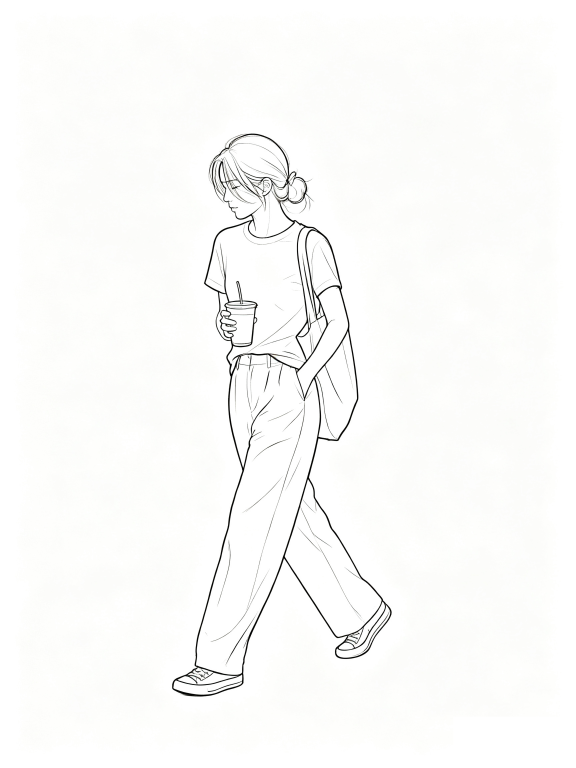
#> input picture scripts/1.png, 1728 x 2304 px (shown at 1/3 size)
$ python -i run_template.py   (imports and definitions only)
#> lines starting #> are read from the running program, lines starting #| are printed output that depends on the picture; after the words box and inside, x2 and y2 are one past the last pixel; in counts of white or black regions, pixels touching at a corner belong together
#> further down, picture is the input picture: PIL image 1728x2304 RGBA; mean R, G, B, A 250.6, 250.7, 249.4, 255
### scripts/gpt_image2.py
#!/usr/bin/env python3
# -*- coding: utf-8 -*-
"""
多平台图片生成 / 编辑 API 脚本 (仅标准库, 零依赖)

支持平台 (前端可切换):
  - hapi           HAPI 三方中转 gpt-image-2   https://image.hapiopen.cc                OpenAI 兼容 · 同步
  - mass           MaaS (mass.hzxmfg.com)      https://mass.hzxmfg.com/v1               OpenAI 兼容 · 异步任务轮询
  - qianwen_payg   千问 AI · 按量付费           https://dashscope.aliyuncs.com/api/v1     DashScope 原生 · 异步任务
  - qianwen_token  千问 AI · Token Plan         https://token-plan.cn-beijing.maas.aliyuncs.com/api/v1 · 异步任务

功能:
  - 文生图   同步: POST /images/generations (OpenAI 兼容, HAPI); 异步: POST /v1/generations -> GET /v1/generations/{id} (MaaS)
  - 文生图/编辑 千问: POST /services/aigc/multimodal-generation/generation (X-DashScope-Async) -> GET /tasks/{task_id}
  - 多图编辑 POST /images/edits        (多张参考图: 一次处理 / 批量处理; MaaS 用 image_url data URL; 千问用 input.messages image)
  - 尺寸控制: auto / WxH / W:H(宽高比) / from-image(按输入图宽高自适应) (千问自动转 W*H)
  - 内置 HTTP 服务: 托管同目录 gpt_image2.html 并代理图片请求, API Key 不出本机

API Key: 各平台优先取请求携带的 Key(页面输入, 存浏览器 localStorage), 其次服务端环境变量
  - HAPI:          HAPI_API_KEY
  - MaaS:          MASS_API_KEY
  - 千问按量:      QIANWEN_API_KEY
  - 千问TokenPlan: QIANWEN_TOKEN_API_KEY

用法:
  # 文生图 (默认 hapi, 1024x1024)
  python gpt_image2.py "一只橘猫趴在窗台上"
  # 千问按量付费
  python gpt_image2.py "竖版海报, 山间晨雾" --size 9:16 --platform qianwen_payg
  # MaaS 异步网关
  python gpt_image2.py "横版宣传图" --size 1536x1024 --platform mass --api-key sk-ra-...
  # 多图一次处理
  python gpt_image2.py "把这些物品都放进明亮的摄影棚" --image a.png b.png c.png --once --size from-image
  # 多图批量处理
  python gpt_image2.py "保持主体不变, 换成纯白背景" --image a.png b.png --batch
  # 启动 Web 页面服务: 浏览器打开 http://127.0.0.1:8765
  python gpt_image2.py --server
"""

import argparse
import base64
import json
import math
import mimetypes
import os
import re
import secrets
import struct
import sys
import threading
import time
import urllib.error
import urllib.parse
import urllib.request
from concurrent.futures import ThreadPoolExecutor
from fractions import Fraction
from http.server import BaseHTTPRequestHandler, ThreadingHTTPServer

# ---------------------------------------------------------------- 平台配置

PLATFORMS = {
    "hapi": {
        "name": "HAPI gpt-image2",
        "key_env": "HAPI_API_KEY",
        "key_label": "HAPI API Key",
        "base_url": "https://image.hapiopen.cc",
        "mode": "sync",          # sync: 同步 OpenAI 兼容; async: 异步任务轮询
        "size_sep": "x",         # 尺寸分隔符 (OpenAI 风格用 x)
        "edit_multi": "image[]", # 多图编辑时参考图字段名
        # 默认模型: gpt-image-2.5-sunburst-2k(低价档); 需要时可 --model 换回 gpt-image-2
        "models": ["gpt-image-2.5-sunburst-2k", "gpt-image-2"],
    },
    "mass": {
        "name": "MaaS (mass.hzxmfg.com)",
        "key_env": "MASS_API_KEY",
        "key_label": "MaaS API Key",
        "base_url": "https://mass.hzxmfg.com/v1",  # 亦可用 https://api.mass.hzxmfg.com/v1
        "mode": "async",
        "size_sep": "x",
        "edit_multi": "image[]",
        "models": ["gpt-image-2", "gpt-image-1", "dall-e-3", "seedream-4.0",
                   "flux-1.1-pro", "wan2.7-image-pro", "qwen-image-3.0-pro"],
    },
    "qianwen_payg": {
        "name": "千问 AI · 按量付费",
        "key_env": "QIANWEN_API_KEY",
        "key_label": "千问 API Key (按量, sk-...)",
        "base_url": "https://dashscope.aliyuncs.com/api/v1",  # DashScope 原生接口 (multimodal-generation)
        "mode": "dashscope",     # dashscope: 原生接口, 异步任务提交+轮询
        "size_sep": "*",         # 千问尺寸用 W*H
        "edit_multi": "image",
        "models": ["wan2.7-image-pro", "wan2.7-image", "z-image-turbo",
                   "qwen-image-2.0-pro", "qwen-image-2.0",
                   "qwen-image-3.0-pro", "qwen-image-3.0", "wan2.6-image"],
    },
    "qianwen_token": {
        "name": "千问 AI · Token Plan",
        "key_env": "QIANWEN_TOKEN_API_KEY",
        "key_label": "千问 Token Plan Key (sk-sp-...)",
        "base_url": "https://token-plan.cn-beijing.maas.aliyuncs.com/api/v1",
        "mode": "dashscope",
        "size_sep": "*",
        "edit_multi": "image",
        "models": ["wan2.7-image-pro", "wan2.7-image", "z-image-turbo",
                   "qwen-image-2.0-pro", "qwen-image-2.0",
                   "qwen-image-3.0-pro", "qwen-image-3.0", "wan2.6-image"],
    },
}

# ---------------------------------------------------------------- 生图引擎预设

ENGINES = {
    "qwen3pro": {
        "label": "Qwen Image 3.0 Pro (MaaS)",
        "platform": "mass",
        "model": "qwen-image-3.0-pro",
        "max_input_images": 3,        # 该模型单次请求最多接受 3 张输入图
    },
    "qwen3": {
        "label": "Qwen Image 3.0 (MaaS, 快速)",
        "platform": "mass",
        "model": "qwen-image-3.0",
        "max_input_images": 3,
    },
    "gpt2k": {
        "label": "GPT-Image-2 2K (HAPI)",
        "platform": "hapi",
        "model": "gpt-image-2.5-sunburst-2k",
        "max_input_images": 4,
    },
}
DEFAULT_ENGINE = "qwen3pro"
FALLBACK_MAX_INPUT_IMAGES = 4   # 显式换平台/手填模型且未指定上限时的兜底


# [34 lines left out: function resolve_engine, not called in this run]

# 兼容旧环境变量
DEFAULT_MODEL = os.environ.get("HAPI_MODEL", "gpt-image-2.5-sunburst-2k")

SCRIPT_DIR = os.path.dirname(os.path.abspath(__file__))
HTML_PATH = os.path.join(SCRIPT_DIR, "gpt_image2.html")
RESULTS_DIR = os.path.join(SCRIPT_DIR, "results")

# 站内 Image Studio 已验证的推荐范围
MAX_SIDE = 3840          # 宽高都不超过
MIN_PIXELS = 655360      # 总像素下限
MAX_PIXELS = 8294400     # 总像素上限
TARGET_PIXELS = 1572864  # 默认目标总像素(约 1536x1024)
MAX_RATIO = 3.0          # 长边:短边 <= 3:1

# 禁用系统代理: urllib 默认会读 Windows/环境变量里的代理, 导致请求被劫持
_opener = urllib.request.build_opener(urllib.request.ProxyHandler({}))

# 部分上游的 WAF/防火墙对默认 Python-urllib UA 更严格, 统一带浏览器 UA 更稳
_UA = ("Mozilla/5.0 (Windows NT 10.0; Win64; x64) AppleWebKit/537.36 "
       "(KHTML, like Gecko) Chrome/126.0.0.0 Safari/537.36")
_RESET_ERRNOS = (10054, 104)   # Windows: 远程主机强制关闭; Linux: 连接被重置

# [28 lines left out: functions _friendly_error, _open, not called in this run]

SIZE_RE = re.compile(r"^(\d+)[xX](\d+)$")
RATIO_RE = re.compile(r"^(\d+)[:：/](\d+)$")


# ---------------------------------------------------------------- 尺寸工具

# [36 lines left out: functions _round16, _clamp_size, size_from_ratio, not called in this run]


# ---------------------------------------------------------------- 比例 / 单张尺寸

CELL_SHORT = 768        # 单张成片目标短边: 决定成片分辨率与宫格画布大小

_RATIO_DESC_RE = re.compile(r"^([\d.]+)\s*[:/x]\s*([\d.]+)$")
_RATIO_NUM_RE = re.compile(r"^([\d.]+)$")


# [12 lines left out: function parse_ratio, not called in this run]


ASPECT_RATIOS = (("3:4", 0.75), ("4:3", 4 / 3), ("16:9", 16 / 9),
                 ("9:16", 9 / 16), ("1:1", 1.0))
DEFAULT_ASPECT_RATIO = "3:4"


# [28 lines left out: functions aspect_ratio_ok, nearest_aspect_ratio, ratio_label, not called in this run]


def ratio_note(r: float) -> str:
    """注入出图提示词的比例约束句。"""
    return f"画面比例严格为 {ratio_label(r)}，不要改变画幅比例。"


# [5 lines left out: function cell_size, not called in this run]


def cell_size_str(ratio: float, short: int = CELL_SHORT) -> str:
    w, h = cell_size(ratio, short)
    return f"{w}x{h}"


# [138 lines left out: functions size_from_image, image_size, _webp_size, _jpeg_size, resolve_size, build_multipart and 2 more, not called in this run]


def _data_url(content_type: str, data: bytes) -> str:
    mime = content_type or "image/png"
    return f"data:{mime};base64,{base64.b64encode(data).decode('ascii')}"


class TaskCancelled(Exception):
    """任务被用户取消(停止轮询/丢弃结果)"""


# ---------------------------------------------------------------- 平台客户端

class OpenAICompatibleImages:
    """OpenAI 兼容同步客户端 (HAPI / 千问按量 / 千问 Token Plan)"""

    # [80 lines left out: functions __init__, _norm_size, _request, generate, edit, not called in this run]


class MassImages:
    """MaaS (mass.hzxmfg.com) 客户端: 同步 /images/generations 端点 (JSON)

    2026-10 实测: 该平台的尺寸参数只在 /v1/images/generations 生效;
    旧异步 /v1/generations 端点会忽略 size 恒返 1024x1024, 且无 /v1/images/edits (404)。
    图生图在同端点用 images 字段传 data URL 数组。
    """

    # qwen-image 系官方支持的尺寸档位 (比例不匹配的任意 WxH 会被平台忽略并回退 1024x1024)
    SIZE_PRESETS = [
        (1024, 1024),  # 1:1
        (1664, 928),   # 16:9
        (928, 1664),   # 9:16
        (1472, 1140),  # 4:3
        (1140, 1472),  # 3:4
    ]

    def __init__(self, api_key: str, base_url: str):
        self.api_key = api_key
        self.base_url = base_url.rstrip("/")

    # [76 lines left out: functions _norm_size, _post_json, _run_sync, generate, edit, not called in this run]


class DashScopeImages:
    """千问 AI (DashScope 原生接口) 客户端: multimodal-generation, 异步任务提交+轮询

    文档: https://platform.qianwenai.com/docs/developer-guides/getting-started/image-models
    端点 (基于 base_url, 形如 https://dashscope.aliyuncs.com/api/v1):
      POST /services/aigc/multimodal-generation/generation   (需 X-DashScope-Async: enable)
      GET  /tasks/{task_id}
    文生图: input.messages[0].content = [{"text": prompt}]
    多图编辑: content = [{"image": dataURL}, ..., {"text": prompt}]
    返回统一转换为 OpenAI 兼容的 {"data": [{"url" 或 "b64_json", ...}]}
    """

    GEN_PATH = "/services/aigc/multimodal-generation/generation"

    def __init__(self, api_key: str, base_url: str):
        self.api_key = api_key
        self.base_url = base_url.rstrip("/")

    # [182 lines left out: functions _norm_size, _post, _get_task, _poll, _to_data, _run and 5 more, not called in this run]


# ---------------------------------------------------------------- 多任务并发管理

# 全局并发池大小(所有批次共享): 可通过环境变量 BATCH_MAX_WORKERS 调整
GLOBAL_MAX_WORKERS = max(4, int(os.environ.get("BATCH_MAX_WORKERS", "8")))
BATCH_TTL = 3600  # 批次保留时长(秒), 超时被清理


class Task:
    """单个生成任务: 状态机 pending -> running -> done/error/cancelled"""

    __slots__ = ("id", "prompt", "config", "images", "status",
                 "created_at", "started_at", "finished_at",
                 "results", "error", "cancel_evt")

    # [23 lines left out: functions __init__, elapsed, snapshot, not called in this run]


class Batch:
    """一个批次: 若干任务 + 本批次并发上限(每批 semaphore 由调度队列实现)"""

    # [10 lines left out: function __init__, not called in this run]

    def add_task(self, task):
        self.tasks.append(task)

    # [57 lines left out: functions enqueue_all, retry_tasks, cancel_tasks, _pump, _task_finished, not called in this run]

    def finished_count(self):
        return sum(1 for t in self.tasks if t.status in ("done", "error", "cancelled"))

    # [68 lines left out: functions snapshot, _run_task, not called in this run]


class _BatchRegistry:
    """批次注册表: 创建/查询/过期清理"""

    def __init__(self):
        self._lock = threading.Lock()
        self._batches = {}
        self._seq = 0

    # [6 lines left out: function new, not called in this run]

    def get(self, bid):
        with self._lock:
            return self._batches.get(bid)

    # [5 lines left out: function cleanup, not called in this run]


BATCH_EXECUTOR = ThreadPoolExecutor(max_workers=GLOBAL_MAX_WORKERS, thread_name_prefix="batch")
BatchRegistry = _BatchRegistry()


# ---------------------------------------------------------------- CLI

# [167 lines left out: functions _load_images, _print_results, run_edit, build_parser, main, parse_multipart, not called in this run]


class Handler(BaseHTTPRequestHandler):
    default_keys = {p: os.environ.get(c["key_env"], "") for p, c in PLATFORMS.items()}
    server_version = "Lumira-image2/1.0"

    # [13 lines left out: functions _client_for, _cors, not called in this run]

    def log_message(self, fmt, *args):
        sys.stderr.write("[%s] %s\n" % (self.log_date_time_string(), fmt % args))

    # [8 lines left out: function _send_json, not called in this run]

    def _read_body(self) -> bytes:
        length = int(self.headers.get("Content-Length") or 0)
        return self.rfile.read(length) if length else b""

    # [317 lines left out: functions _serve_file, do_OPTIONS, do_GET, do_POST, handle_generate, handle_edit and 5 more, not called in this run]


# [2 lines that do not run on import are left out]

### skills/template-builder/scripts/run_template.py
#!/usr/bin/env python3
# -*- coding: utf-8 -*-
"""模板制作全流程主编排脚本。

流程:
  1. 解析输入: 本地图片 / 网络图片 URL (/ 由 agent 用自带联网工具收集后指路径);
  2. 网格检测: 判断某张图是否为宫格拼图, 若是则拆成多张单图再进入下一步;
  3. 姿势图:
     a. 有真实参考图 -> 调用 反侵权技能(anti-infringement-pose-edit)加工成 N 张干净成片姿势图;
     b. 无参考图    -> 基于 config.poses 的姿势描述 用 hapi 文生图自动补姿势;
  4. 剪影: 对每张姿势图 单独一次 hapi 图生图(SIL_PROMPT) -> 阈值 245 二值化转透明底线稿;
  5. 结构: 产出 pose_images.json + template.pptpl(与后端在线模板同构);
  6. 输出: 全部写入 <parent>/<key>/ (默认 create_templates/<key>)。

运行前提: 环境变量 MASS_API_KEY(默认引擎 qwen3pro) 或 HAPI_API_KEY(gpt2k) 已配置; 另需 config.json(模板结构+姿态描述)。
"""
from __future__ import annotations

import argparse
import base64
import io
import json
import mimetypes
import os
import shutil
import subprocess
import sys
import tempfile
import time
from pathlib import Path

from PIL import Image

# 项目 scripts/ 提供 gpt_image2; 反侵权技能 scripts/ 提供 crop_grid 检测工具
_ROOT = Path(__file__).resolve().parents[3]                 # project root
_SCRIPTS = _ROOT / "scripts"
_AIE_SCRIPTS = _ROOT / "skills" / "anti-infringement-pose-edit" / "scripts"
# [3 lines not run here, left out]

import gpt_image2
from crop_grid import crop_grid, _cell_std  # 反侵权技能: 宫格裁剪(带清边)+空白判定  # noqa: E402

# ---------------------------------------------------------------- 图像工具

# [74 lines left out: functions _unipool, _low_strips, _cuts_near_equal, detect_layout, not called in this run]

# 剪影口径(与后端 AI 一键建模一致)
SIL_PROMPT = (
    "纯白背景上的极简单色人物轮廓线稿插画，用少量平滑线条勾勒参考图中人物的整体姿势和四肢位置，"
    "保留姿势比例与画面位置；只画头、躯干、四肢的大轮廓，禁止绘制发型发丝、五官、眼睛、颈纹、"
    "手部细节、衣物褶皱和任何背景细节，无底色无文字"
)
SIL_THRESHOLD = 245
SIL_BBOX_RATIO = 0.3
SIL_PAD_RATIO = 0.05
SIZE = "512x683"      # 参考图上传前的缩放盒(仅 load_ref_tuple 用); 出图尺寸见 pose_size()
SIZE_TUPLE = tuple(int(v) for v in SIZE.split("x"))


# [31 lines left out: function resolve_aspect, not called in this run]


def pose_size(ratio: float) -> str:
    """姿势图/剪影出图尺寸: 短边 768, 按模板比例(与反侵权技能保持一致)。"""
    return gpt_image2.cell_size_str(ratio)


REF_JPEG_QUALITY = 78  # 参考图上传前压成 JPEG: MaaS(qwen-image) 对大体积 base64 输入会上游超时
MAX_TRY = 3
TIMEOUT = 660
ASPECT = [0.75, "3:4"]   # 运行时由 resolve_aspect 填入 (ratio 浮点, 显示标签)

# 反侵权技能入口脚本(相对本文件)
ANTI_INFRINGE = _AIE_SCRIPTS / "run_batch_edit.py"


# ---------------------------------------------------------------- 图像工具

# [28 lines left out: functions load_tuple, load_ref_tuple, decode_item, not called in this run]


# ---------------------------------------------------------------- 剪影

def _otsu_threshold(gray) -> int:
    """Otsu 自适应阈值: 线稿底色非纯白时比固定 245 更稳。"""
    hist = gray.histogram()
#> hist = 256 values, max 1219087 at index 255, min 148 at index 72, mean 15552
    total = sum(hist)
#> total = 3981312
    sum_all = sum(i * c for i, c in enumerate(hist))
#> sum_all = 998040335
    sum_b, w_b, best, best_var = 0.0, 0, 128, -1.0
    for t in range(256):
        w_b += hist[t]
        if w_b == 0:
            continue
        w_f = total - w_b
        if w_f == 0:
            break
        sum_b += t * hist[t]
        m_b = sum_b / w_b
        m_f = (sum_all - sum_b) / w_f
        var = w_b * w_f * (m_b - m_f) ** 2
        if var > best_var:
            best_var, best = var, t
#> this loop made 256 passes
#> (w_b, w_f, sum_b, m_b, m_f, best_var) on passes 1 to 8: (3819, 3977493, 0, 0, 250.9, 9.56e+14), (8078, 3973234, 4259, 0.527, 251.2, 2.02e+15), (10058, 3971254, 8219, 0.817, 251.3, 2.51e+15), (11541, 3969771, 12668, 1.1, 251.4, 2.87e+15), (13226, 3968086, 19408, 1.47, 251.5, 3.28e+15), (14464, 3966848, 25598, 1.77, 251.6, 3.58e+15), (15509, 3965803, 31868, 2.05, 251.7, 3.83e+15), (16865, 3964447, 41360, 2.45, 251.7, 4.15e+15)
    return best


def binarize_to_transparent(img) -> object:
    """线稿 -> 透明底黑线。透明/灰底 PNG 先合成白底再取灰度,
    否则底色会被阈值判成线导致整图全黑; 阈值用 Otsu(夹取 120..SIL_THRESHOLD)。"""
    if img.mode in ("RGBA", "LA") or (img.mode == "P" and "transparency" in img.info):
        img = img.convert("RGBA")
        bg = Image.new("RGB", img.size, (255, 255, 255))
        bg.paste(img, mask=img.split()[3])
        img = bg
    else:
        img = img.convert("RGB")
    gray = img.convert("L")
    thr = max(120, min(SIL_THRESHOLD, _otsu_threshold(gray)))
    alpha = gray.point(lambda v: 255 if v < thr else 0)
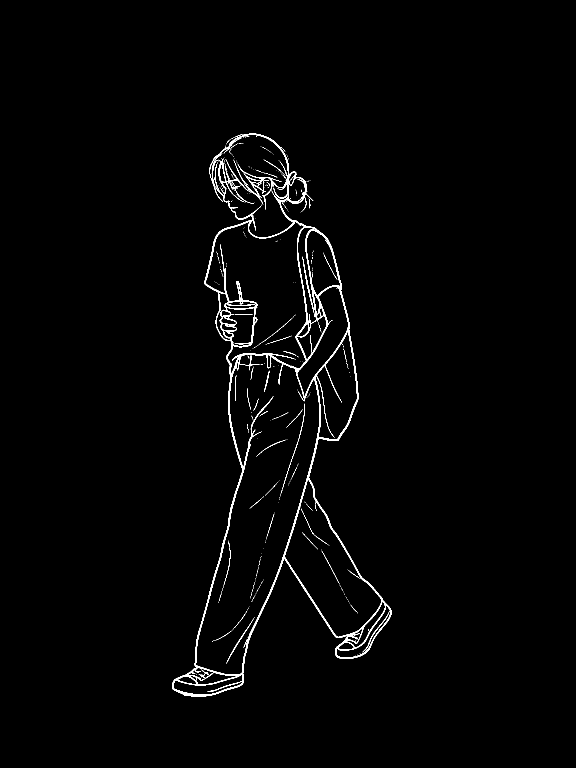
#> alpha: PIL image 1728x2304 L (shown at 1/3 size); 1.2% white; 501 white regions (453 under 20 px), largest, box (x1, y1, x2, y2) and area: (516, 401, 1175, 2090) 43953, (908, 770, 943, 941) 453, (679, 1855, 762, 1990) 310
    black = Image.new("RGB", img.size, (0, 0, 0))
#> black: PIL image 1728x2304 RGB; every value is 0
    rgba = black.convert("RGBA")
    rgba.putalpha(alpha)
    return rgba


# [429 lines left out: functions crop_to_content, make_client, gen_hapi, gen_silhouette, framing_hint, build_hints and 5 more, not called in this run]


# [2 lines not run here, left out]

>>> from PIL import Image
>>> picture = Image.open('../../../scripts/1.png')
>>> result = binarize_to_transparent(picture)

$ run again, on scripts/4_nobg.png
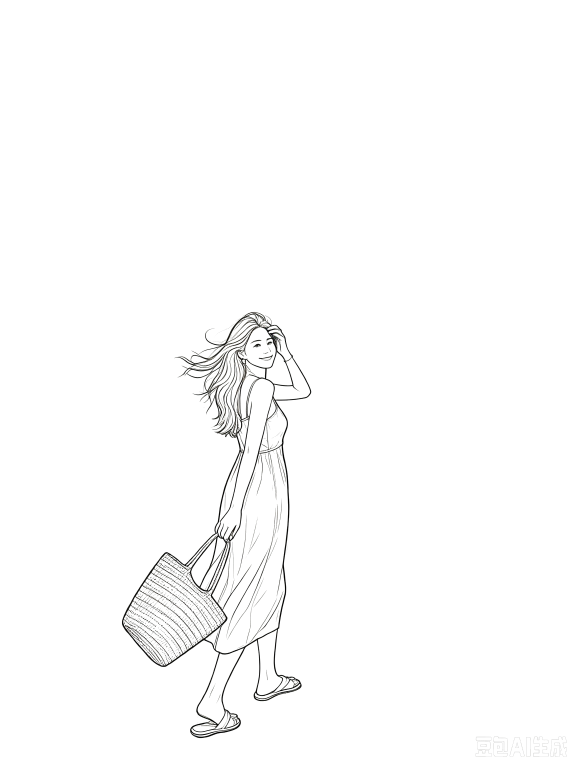
#> input picture scripts/4_nobg.png, 1728 x 2304 px (shown at 1/3 size)
#> picture is the input picture: PIL image 1728x2304 RGBA; mean R, G, B, A 248.4, 248.4, 247.9, 5.4
#> hist = 256 values, max 3896350 at index 255, min 1 at index 238, mean 15552
#> total = 3981312
#> sum_all = 1003363149
#> the loop in _otsu_threshold, `for t in range(256):` made 256 passes
#> (w_b, w_f, sum_b, m_b, m_f, best_var) on passes 1 to 8: (3993, 3977319, 0, 0, 252.3, 1.01e+15), (7819, 3973493, 3826, 0.489, 252.5, 1.97e+15), (9291, 3972021, 6770, 0.729, 252.6, 2.34e+15), (10151, 3971161, 9350, 0.921, 252.7, 2.55e+15), (10812, 3970500, 11994, 1.11, 252.7, 2.72e+15), (11302, 3970010, 14444, 1.28, 252.7, 2.84e+15), (11744, 3969568, 17096, 1.46, 252.8, 2.94e+15), (12143, 3969169, 19889, 1.64, 252.8, 3.04e+15)
#> in binarize_to_transparent, `alpha = gray.point(lambda v: 255 if v < thr else 0)`:
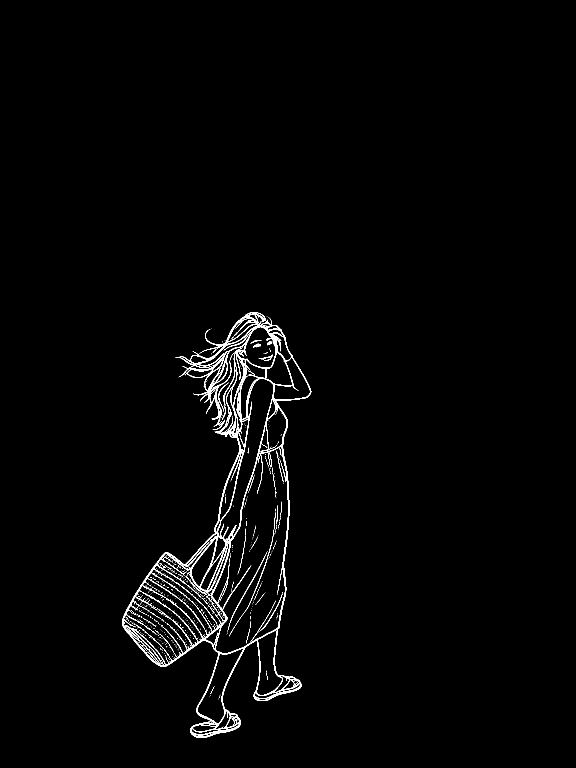
#> alpha: PIL image 1728x2304 L (shown at 1/3 size); 1.3% white; 716 white regions (646 under 20 px), largest, box (x1, y1, x2, y2) and area: (366, 936, 934, 2214) 43697, (684, 1657, 801, 1890) 490, (705, 1589, 822, 1878) 468
#> black: PIL image 1728x2304 RGB; every value is 0
